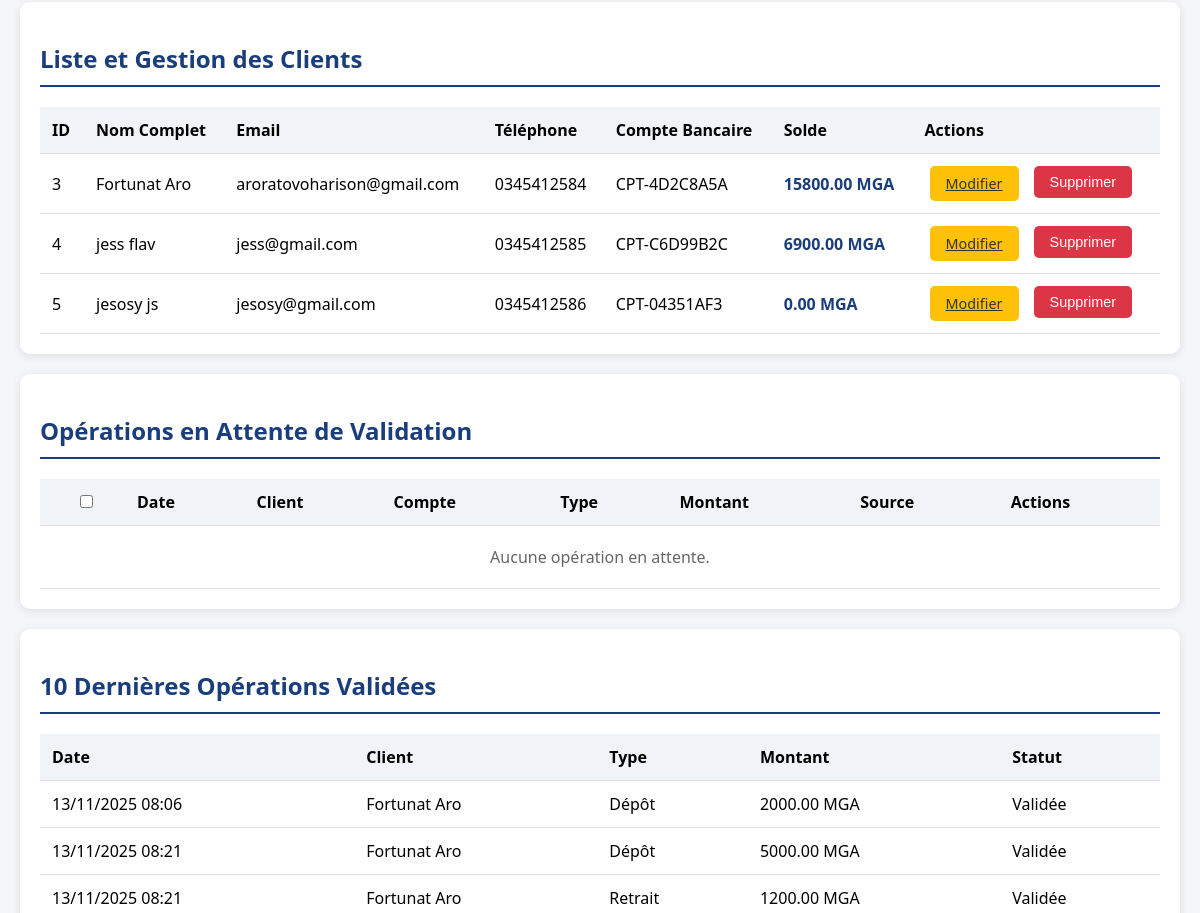
Before: /admin-dashboard/ (signed in, middle part) with the older database file.
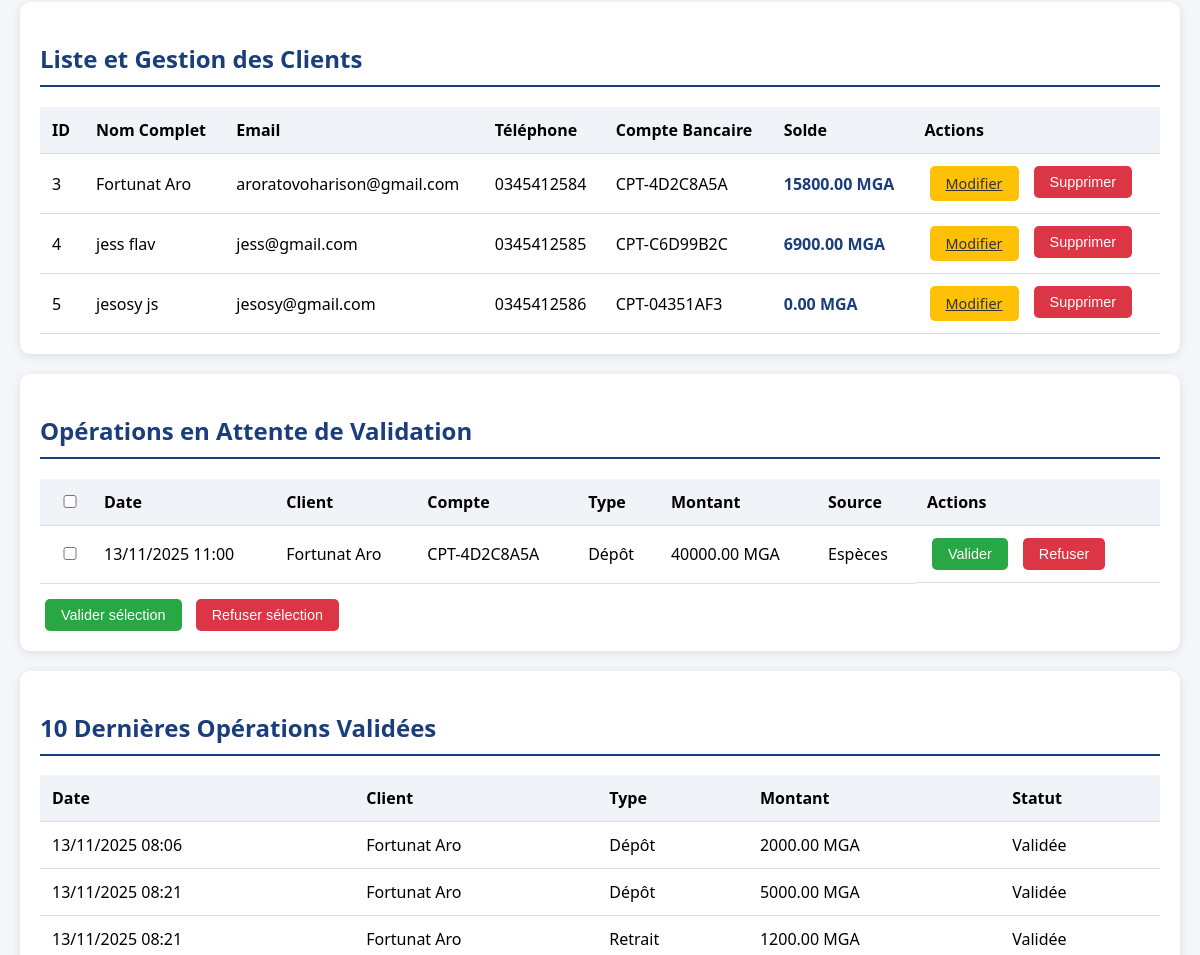
After: the same page with the newer database file.
### banking/models.py (models this page shows, shortened)
class Client(models.Model):
    user = models.OneToOneField(
        User,
        on_delete=models.CASCADE,
        related_name="client_profile"
    )
    nom = models.CharField(max_length=100)
    prenom = models.CharField(max_length=100)
    date_de_naissance = models.DateField()
    adresse = models.TextField(blank=True, null=True)
    email = models.EmailField(unique=True)  # Ajouté pour cohérence login
    telephone = models.CharField(max_length=20, blank=True, null=True)
    class Meta:
        verbose_name = "Client"
        verbose_name_plural = "Clients"

class CompteBancaire(models.Model):
    num_compte = models.CharField(
        max_length=20,
        unique=True,
        editable=False,
        help_text="Numéro de compte unique"
    )
    client = models.ForeignKey(
        Client,
        on_delete=models.CASCADE,
        related_name="comptes"
    )
    solde = models.DecimalField(
        max_digits=12,
        decimal_places=2,
        default=0.00
    )
    date_creation = models.DateTimeField(
        auto_now_add=True,
        editable=False
    )
    class Meta:
        verbose_name = "Compte Bancaire"
        verbose_name_plural = "Comptes Bancaires"

class Operation(models.Model):
    compte = models.ForeignKey(
        CompteBancaire,
        on_delete=models.CASCADE,
        related_name="operations"
    )
    class TypeOperation(models.TextChoices):
        DEPOT = 'DEP', 'Dépôt'
        RETRAIT = 'RET', 'Retrait'
    type_operation = models.CharField(
        max_length=3,
        choices=TypeOperation.choices,
    )
    class StatutOperation(models.TextChoices):
        EN_ATTENTE = 'ATT', 'En attente'
        VALIDEE = 'VAL', 'Validée'
        ANNULEE = 'ANN', 'Annulée'
    statut = models.CharField(
        max_length=3,
        choices=StatutOperation.choices,
        default=StatutOperation.EN_ATTENTE
    )
    class SourceDepot(models.TextChoices):
        ESPECES = 'ESP', 'Espèces'
        CHEQUE = 'CHQ', 'Chèque'
        AUCUNE = 'NON', 'N/A'
    source = models.CharField(
        max_length=3,
        choices=SourceDepot.choices,
        default=SourceDepot.AUCUNE,
        blank=True
    )
    montant = models.DecimalField(
        max_digits=10,
        decimal_places=2,
        validators=[MinValueValidator(0.01)]
    )
    date_heure = models.DateTimeField(
        auto_now_add=True,
        editable=False
    )
    date_validation = models.DateTimeField(
        null=True,
        blank=True,
        editable=False
    )
    class Meta:
        verbose_name = "Opération"
        verbose_name_plural = "Opérations"
        ordering = ['-date_heure']

### banking/views.py (the view, shortened to what this page needs)
# urls.py: path('admin-dashboard/', views.admin_dashboard, name='admin_dashboard'),
@staff_member_required(login_url='login_admin')
def admin_dashboard(request):
    pending_ops = Operation.objects.filter(statut='ATT').select_related('compte', 'compte__client').order_by('-date_heure')
    recent_ops = Operation.objects.filter(statut='VAL').select_related('compte', 'compte__client').order_by('-date_validation')[:10]
    clients_list = Client.objects.all().select_related('user').prefetch_related('comptes')
    return render(request, 'banking/admin.html', {
        'pending_operations': pending_ops,
        'recent_operations': recent_ops,
        'clients': clients_list,  # NOUVEAU CONTEXTE
    })

### banking/templates/banking/admin.html (shortened to what the changed rows need)
{% load static %}
<!DOCTYPE html>
<html lang="fr">
<head>
    <link rel="stylesheet" href="{% static 'banking/admin.css' %}">
</head>
<body>
    <div class="container">
        <div class="section">
            <h2>Liste et Gestion des Clients</h2>
            <table>
                <thead>
                    <tr>
                        <th>ID</th>
                        <th>Nom Complet</th>
                        <th>Email</th>
                        <th>Téléphone</th>
                        <th>Compte Bancaire</th>
                        <th>Solde</th>
                        <th>Actions</th>
                    </tr>
                </thead>
                <tbody>
                    {% for cli in clients %}
                    <tr>
                        <td>{{ cli.id }}</td>
                        <td>{{ cli.prenom }} {{ cli.nom }}</td>
                        <td>{{ cli.email }}</td>
                        <td>{{ cli.telephone|default:"N/A" }}</td>
                        <td>
                            {% with compte=cli.comptes.first %}
                                {{ compte.num_compte|default:"N/A" }}
                            {% endwith %}
                        </td>
                        <td class="client-solde">
                            {% with compte=cli.comptes.first %}
                                {{ compte.solde|default:"0.00" }} MGA
                            {% endwith %}
                        </td>
                        <td class="actions">
                            <a href="{% url 'edit_client' cli.id %}" class="btn btn-edit">Modifier</a>
                            <form method="post" action="{% url 'delete_client' cli.id %}" onsubmit="return confirm('Êtes-vous sûr de vouloir supprimer ce client et son compte ?');" style="display: inline;">
                                <button type="submit" class="btn btn-delete">Supprimer</button>
                            </form>
                        </td>
                    </tr>
                    {% empty %}
                    <tr>
                        <td colspan="7" class="no-data">Aucun client enregistré.</td>
                    </tr>
                    {% endfor %}
                </tbody>
            </table>
        </div>
        <div class="section">
            <h2>Opérations en Attente de Validation</h2>
            <form method="post">
                <table>
                    <thead>
                        <tr>
                            <th><input type="checkbox" id="select-all"></th>
                            <th>Date</th>
                            <th>Client</th>
                            <th>Compte</th>
                            <th>Type</th>
                            <th>Montant</th>
                            <th>Source</th>
                            <th>Actions</th>
                        </tr>
                    </thead>
                    <tbody>
                        {% for op in pending_operations %}
                        <tr>
                            <td><input type="checkbox" name="op_ids" value="{{ op.id }}"></td>
                            <td>{{ op.date_heure|date:"d/m/Y H:i" }}</td>
                            <td>{{ op.compte.client.prenom }} {{ op.compte.client.nom }}</td>
                            <td>{{ op.compte.num_compte }}</td>
                            <td>{{ op.get_type_operation_display }}</td>
                            <td>{{ op.montant }} MGA</td>
                            <td>{{ op.get_source_display }}</td>
                            <td class="actions">
                                <button type="submit" name="validate_{{ op.id }}" class="btn btn-validate">Valider</button>
                                <button type="submit" name="refuse_{{ op.id }}" class="btn btn-refuse">Refuser</button>
                            </td>
                        </tr>
                        {% empty %}
                        <tr>
                            <td colspan="8" class="no-data">Aucune opération en attente.</td>
                        </tr>
                        {% endfor %}
                    </tbody>
                </table>
                {% if pending_operations %}
                <div style="margin-top: 15px;">
                    <button type="submit" name="bulk_validate" class="btn btn-validate">Valider sélection</button>
                    <button type="submit" name="bulk_refuse" class="btn btn-refuse">Refuser sélection</button>
                </div>
                {% endif %}
            </form>
        </div>
        <div class="section">
            <h2>10 Dernières Opérations Validées</h2>
            <table>
                <thead>
                    <tr>
                        <th>Date</th>
                        <th>Client</th>
                        <th>Type</th>
                        <th>Montant</th>
                        <th>Statut</th>
                    </tr>
                </thead>
                <tbody>
                    {% for op in recent_operations %}
                    <tr>
                        <td>{{ op.date_heure|date:"d/m/Y H:i" }}</td>
                        <td>{{ op.compte.client.prenom }} {{ op.compte.client.nom }}</td>
                        <td>{{ op.get_type_operation_display }}</td>
                        <td>{{ op.montant }} MGA</td>
                        <td>{{ op.get_statut_display }}</td>
                    </tr>
                    {% empty %}
                    <tr><td colspan="5" class="no-data">Aucune opération récente.</td></tr>
                    {% endfor %}
                </tbody>
            </table>
        </div>
    </div>
</body>
</html>

Changed rows visible on the page:
added Operation: date_heure "13/11/2025 11:00", compte.client.prenom "Fortunat", compte.client.nom "Aro", compte.num_compte "CPT-4D2C8A5A", type_operation "Dépôt", montant "40000.00", source "Espèces", shown under "Opérations en Attente de Validation"
Other visible differences:
text no longer shown: "Aucune opération en attente."
text now shown: "Valider sélection Refuser sélection"
